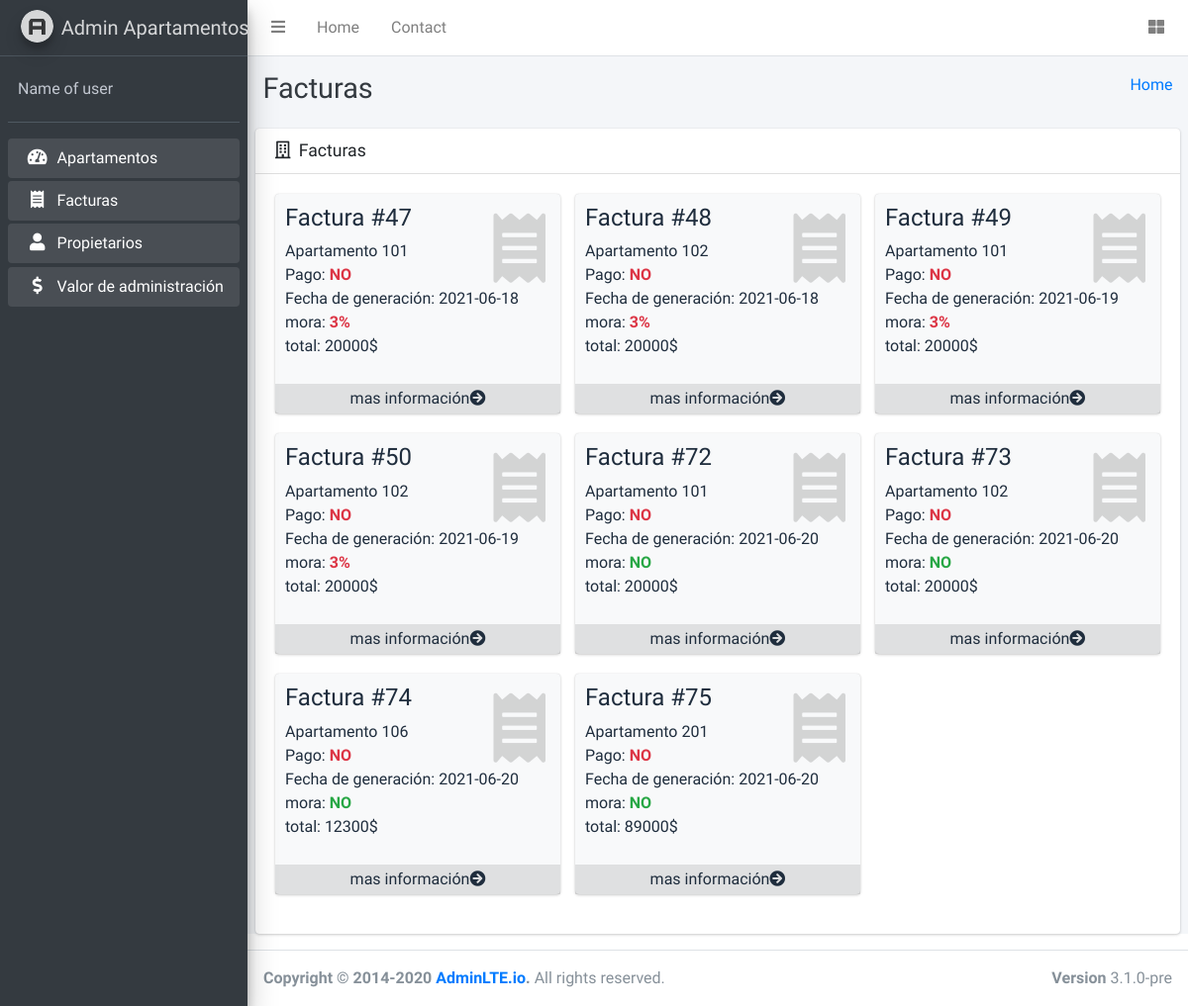
Page /facturas.php on the earlier database version.
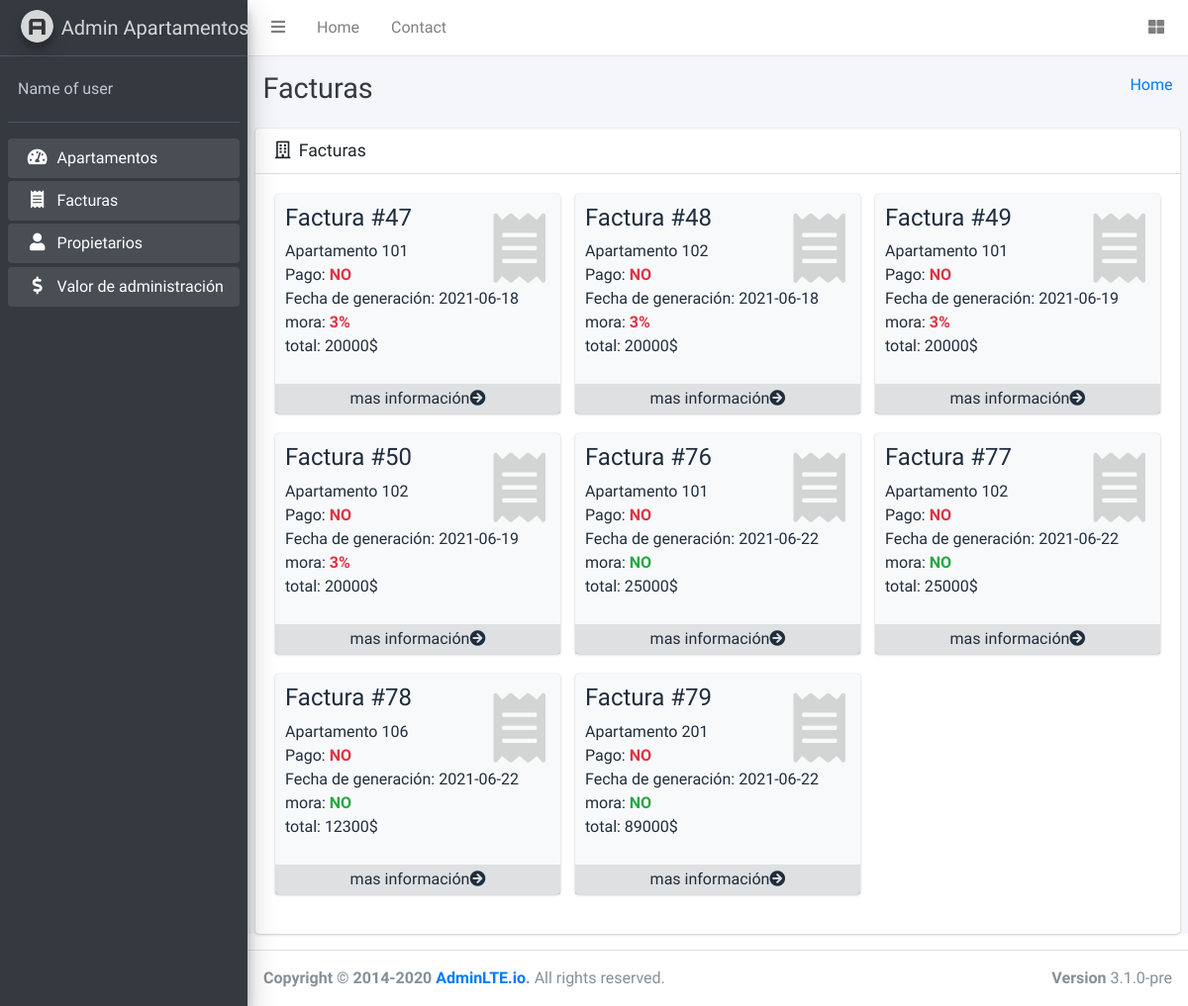
Same page on the later database version.
### tables this page shows
CREATE TABLE `factura` (
  `id_factura` int(11) NOT NULL,
  `total` int(11) NOT NULL,
  `fecha_creacion` date NOT NULL,
  `id_apartamento` int(11) NOT NULL,
  `pago` bit(1) NOT NULL,
  `mora` bit(1) NOT NULL DEFAULT b'0',
  `estado` bit(1) NOT NULL
);

### Model/DB.php (called while the page is built, shortened)
<?php
class DB
{
    public $usuarioDB="root";
    public $contrasenaDB="";
    public function conectarDB(){
        try{
            $datosDB="mysql:host=localhost;dbname=sistemaapartamentos";
            $conexionDB = new PDO($datosDB,$this->usuarioDB,$this->contrasenaDB);
            return($conexionDB);
        }
        catch(PDOException $e){
            throw new Exception('No se ha podido conectar a la base de datos');
        }
    }
    public function getData ($consultaSQL){
        try{
            $conexionDB=$this->conectarDB();
            $consultarDatos = $conexionDB->prepare($consultaSQL);
            $consultarDatos->setFetchMode(PDO::FETCH_ASSOC);
            $resultado = $consultarDatos->execute();
            return $consultarDatos->fetchAll();
        }
        catch(PDOException $e){
            throw new Exception('Ha ocurrido un error durante al tratar de trater la informacion de la base de datos');
        }
    }
}
?>

### facturas.php (the view, shortened to what this page needs)
<?php require_once('layouts/header.php')?>
<?php require_once('model/DB.php');
  $db = new DB();
  $db->conectarDB();
  $sql = 'select*from factura F inner join apartamentos A on A.id_apartamento=F.id_apartamento';
  $facturas = $db->getData($sql);
?>
<div class="content-wrapper">
  <div class="content-header">
    <div class="container-fluid">
      <div class="row mb-2">
        <div class="col-sm-6">
          <h1 class="m-0 text-dark">Facturas</h1>
        </div>
        <div class="col-sm-6">
          <ol class="breadcrumb float-sm-right">
            <li class="breadcrumb-item"><a href="#">Home</a></li>
          </ol>
        </div>
      </div>
    </div>
  </div>
  <section class="content">
  <div class="card">
    <div class="card-header">
      <h3 class="card-title">
        <i class="far fa-building mr-1"></i>
        Facturas
      </h3>
    </div>
    <div class="card-body">
      <div class="row">
        <?php foreach($facturas as $factura):?>
          <div class="col-lg-4 col-6">
            <div class="small-box bg-light">
              <div class="inner">
                <h4>Factura #<?php print_r($factura['id_factura']);?></h4>
                <p>
                  Apartamento <?php
                    print_r($factura['numero_apartamento'])
                  ?>
                  <br>
                  Pago: <?php
                    if($factura['pago']){
                      echo("<span class='text-success font-weight-bold'>SI</span><br>");
                    }else{
                      echo("<span class='text-danger font-weight-bold'>NO</span><br>");
                    }
                    echo("<span>Fecha de generación: {$factura['fecha_creacion']}</span><br>");
                    if($factura['mora']){
                      echo("mora: <span class='text-danger font-weight-bold'>3%</span><br>");
                    }else{
                      echo("mora: <span class='text-success font-weight-bold'>NO</span><br>");
                    }
                    ?>
                  total: <?php echo($factura['total']);?>$
                </p>
              </div>
              <div class="icon">
                <i class="fas fa-receipt"></i>
              </div>
              <a href="#" class="small-box-footer"  data-toggle="modal" data-target="#modal-detail-apartment">mas información<i class="fas fa-arrow-circle-right"></i></a>
            </div>
          </div>
        <?php endforeach;?>
      </div>
    </div>
  </div>
  </section>
</div>
<?php require_once('layouts/footer.php');?>

### layouts/header.php (shortened to what this page needs)
<!DOCTYPE html>
<html lang="en">
<head>
  <link rel="stylesheet" href="statics/plugins/fontawesome-free/css/all.min.css">
  <link rel="stylesheet" href="https://code.ionicframework.com/ionicons/2.0.1/css/ionicons.min.css">
  <link rel="stylesheet" href="statics/plugins/tempusdominus-bootstrap-4/css/tempusdominus-bootstrap-4.min.css">
  <link rel="stylesheet" href="statics/plugins/icheck-bootstrap/icheck-bootstrap.min.css">
  <link rel="stylesheet" href="statics/plugins/jqvmap/jqvmap.min.css">
  <link rel="stylesheet" href="statics/dist/css/adminlte.min.css">
  <link rel="stylesheet" href="statics/plugins/overlayScrollbars/css/OverlayScrollbars.min.css">
  <link rel="stylesheet" href="statics/plugins/daterangepicker/daterangepicker.css">
  <link rel="stylesheet" href="statics/plugins/summernote/summernote-bs4.min.css">
</head>
<body class="hold-transition sidebar-mini layout-fixed">
<div class="wrapper">
  <nav class="main-header navbar navbar-expand navbar-white navbar-light">
    <ul class="navbar-nav">
      <li class="nav-item">
        <a class="nav-link" data-widget="pushmenu" href="#" role="button"><i class="fas fa-bars"></i></a>
      </li>
      <li class="nav-item d-none d-sm-inline-block">
        <a href="index3.html" class="nav-link">Home</a>
      </li>
      <li class="nav-item d-none d-sm-inline-block">
        <a href="#" class="nav-link">Contact</a>
      </li>
    </ul>
    <ul class="navbar-nav ml-auto">
      <li class="nav-item">
        <a class="nav-link" data-widget="control-sidebar" data-slide="true" href="#" role="button">
          <i class="fas fa-th-large"></i>
        </a>
      </li>
    </ul>
  </nav>
  <aside class="main-sidebar sidebar-dark-primary elevation-4">
    <a href="index3.html" class="brand-link">
      <img src="statics/dist/img/AdminLTELogo.png" alt="AdminLTE Logo" class="brand-image img-circle elevation-3" style="opacity: .8">
      <span class="brand-text font-weight-light">Admin Apartamentos</span>
    </a>
    <div class="sidebar">
      <div class="user-panel mt-3 pb-3 mb-3 d-flex">
        <div class="info">
          <a href="#" class="d-block">Name of user</a>
        </div>
      </div>
      <nav class="mt-2">
        <ul class="nav nav-pills nav-sidebar flex-column" data-widget="treeview" role="menu" data-accordion="false">
          <li class="nav-item menu-open">
            <a href="index.php" class="nav-link">
              <i class="nav-icon fas fa-tachometer-alt"></i>
              <p>
                Apartamentos
              </p>
            </a>
          </li>
          <li class="nav-item menu-open">
            <a href="facturas.php" class="nav-link">
              <i class="nav-icon fas fa-receipt"></i>
              <p>
                Facturas
              </p>
            </a>
          </li>
          <li class="nav-item menu-open">
            <a href="propietarios.php" class="nav-link">
              <i class="nav-icon fas fa-user"></i>
              <p>
                Propietarios
              </p>
            </a>
          </li>
          <li class="nav-item menu-open">
            <a href="administracion.php" class="nav-link">
              <i class="nav-icon fas fa-dollar-sign"></i>
              <p>
                Valor de administración
              </p>
            </a>
          </li>
        </ul>
      </nav>
    </div>
  </aside>

### layouts/footer.php (shortened to what this page needs)
<footer class="main-footer">
    <strong>Copyright &copy; 2014-2020 <a href="https://adminlte.io">AdminLTE.io</a>.</strong>
    All rights reserved.
    <div class="float-right d-none d-sm-inline-block">
      <b>Version</b> 3.1.0-pre
    </div>
  </footer>
</div>
</body>
</html>

Differences in the rows shown:
removed factura: value "72 101", pago "NO", fecha_creacion "2021-06-20", shows "mora:", mora "NO", total "20000"
removed factura: value "73 102", pago "NO", fecha_creacion "2021-06-20", shows "mora:", mora "NO", total "20000"
removed factura: value "74 106", pago "NO", fecha_creacion "2021-06-20", shows "mora:", mora "NO", total "12300"
removed factura: value "75 201", pago "NO", fecha_creacion "2021-06-20", shows "mora:", mora "NO", total "89000"
added factura: value "76 101", pago "NO", fecha_creacion "2021-06-22", shows "mora:", mora "NO", total "25000"
added factura: value "77 102", pago "NO", fecha_creacion "2021-06-22", shows "mora:", mora "NO", total "25000"
added factura: value "78 106", pago "NO", fecha_creacion "2021-06-22", shows "mora:", mora "NO", total "12300"
added factura: value "79 201", pago "NO", fecha_creacion "2021-06-22", shows "mora:", mora "NO", total "89000"
